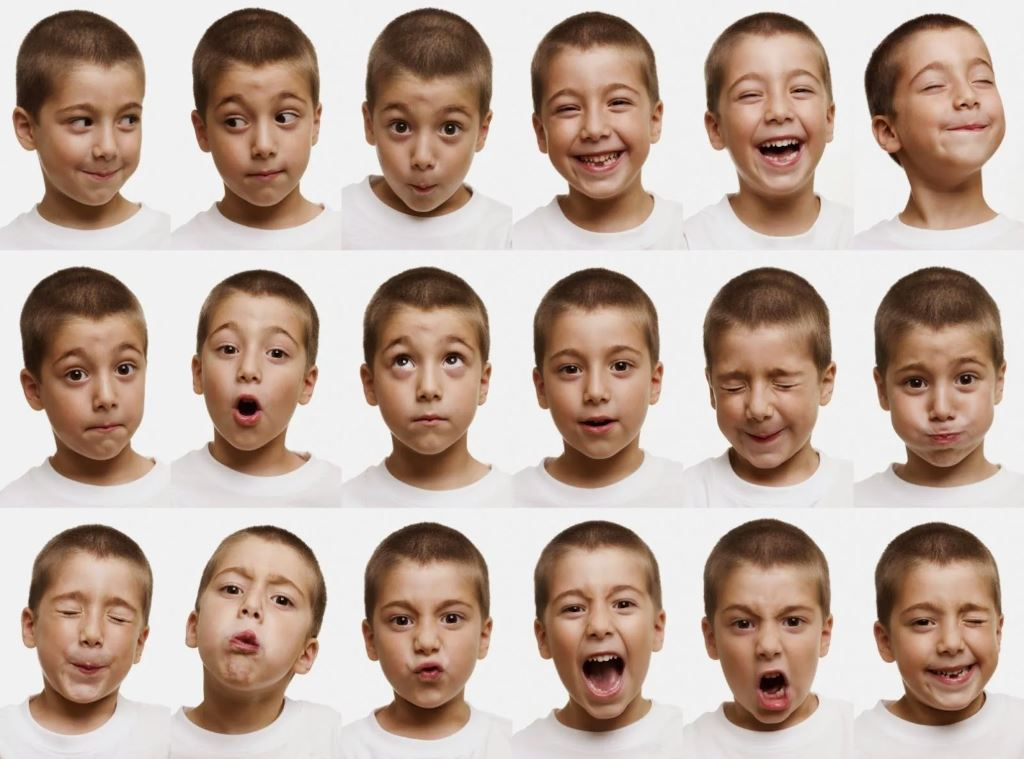
#> input picture ai_project/Images/foto_1.JPG, 1024 x 759 px, found by its file name
$ python lesson_5.py
#> lines starting #> are read from the running program, lines starting #| are printed output that depends on the picture
"""TODO"""
import cv2

img = cv2.imread('Images/foto_1.jpg')
#> img is the input picture: shape (759, 1024, 3); mean B, G, R 156.9, 169.1, 189.6
gray = cv2.cvtColor(img, cv2.COLOR_BGR2GRAY)
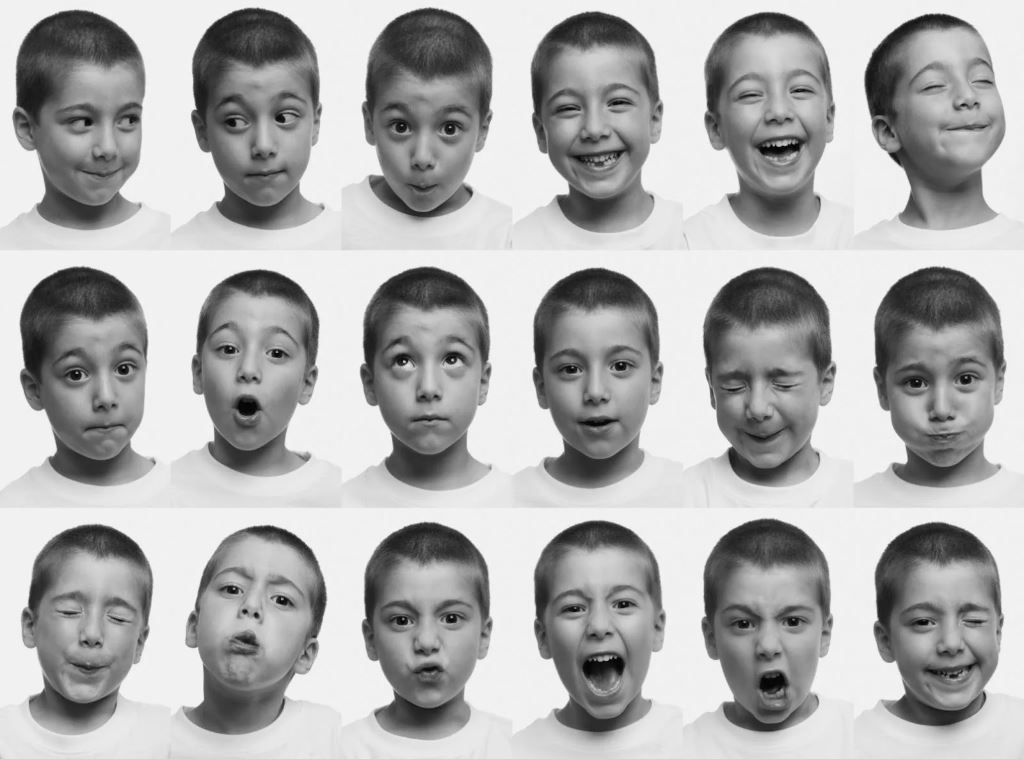
#> gray: shape (759, 1024); min 2, max 255, mean 173.8

faces = cv2.CascadeClassifier('faces.xml')
#> (the run stopped early here; a loop or call above may not have finished)

$ run again, with ai_project/Images/foto_2.JPG copied over ai_project/Images/foto_1.JPG
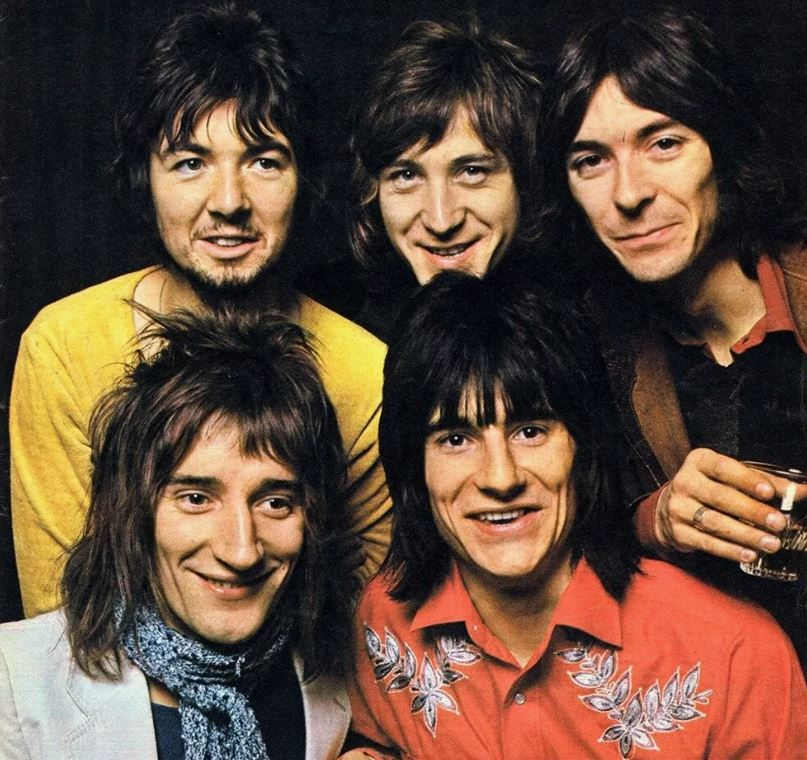
#> input picture ai_project/Images/foto_2.JPG, 807 x 760 px, found by its file name
#> img is the input picture: shape (760, 807, 3); mean B, G, R 58.9, 74.3, 98.1
#> `gray = cv2.cvtColor(img, cv2.COLOR_BGR2GRAY)`:
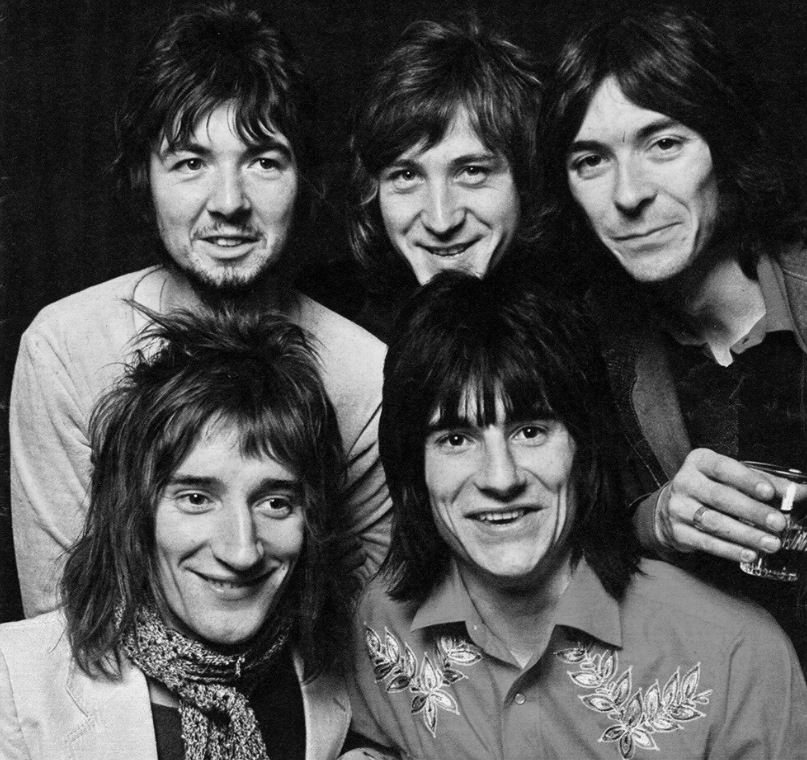
#> gray: shape (760, 807); min 0, max 253, mean 79.7
